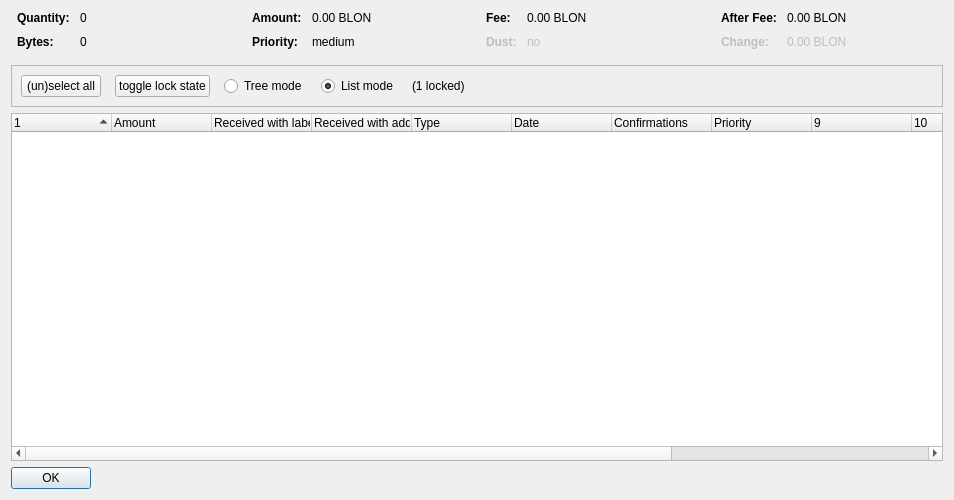
<?xml version="1.0" encoding="UTF-8"?>
<ui version="4.0">
 <class>CoinControlDialog</class>
 <widget class="QDialog" name="CoinControlDialog">
  <property name="geometry">
   <rect>
    <x>0</x>
    <y>0</y>
    <width>954</width>
    <height>500</height>
   </rect>
  </property>
  <property name="windowTitle">
   <string>Coin Selection</string>
  </property>
  <layout class="QVBoxLayout" name="verticalLayout">
   <item>
    <layout class="QHBoxLayout" name="horizontalLayoutTop" stretch="0,0,0,0">
     <property name="topMargin">
      <number>0</number>
     </property>
     <property name="bottomMargin">
      <number>10</number>
     </property>
     <item>
      <layout class="QFormLayout" name="formLayoutCoinControl1">
       <property name="horizontalSpacing">
        <number>10</number>
       </property>
       <property name="verticalSpacing">
        <number>10</number>
       </property>
       <property name="leftMargin">
        <number>6</number>
       </property>
       <property name="rightMargin">
        <number>6</number>
       </property>
       <item row="0" column="0">
        <widget class="QLabel" name="labelCoinControlQuantityText">
         <property name="font">
          <font>
           <weight>75</weight>
           <bold>true</bold>
          </font>
         </property>
         <property name="text">
          <string>Quantity:</string>
         </property>
        </widget>
       </item>
       <item row="0" column="1">
        <widget class="QLabel" name="labelCoinControlQuantity">
         <property name="cursor">
          <cursorShape>IBeamCursor</cursorShape>
         </property>
         <property name="contextMenuPolicy">
          <enum>Qt::ActionsContextMenu</enum>
         </property>
         <property name="text">
          <string notr="true">0</string>
         </property>
         <property name="textInteractionFlags">
          <set>Qt::LinksAccessibleByMouse|Qt::TextSelectableByKeyboard|Qt::TextSelectableByMouse</set>
         </property>
        </widget>
       </item>
       <item row="1" column="0">
        <widget class="QLabel" name="labelCoinControlBytesText">
         <property name="font">
          <font>
           <weight>75</weight>
           <bold>true</bold>
          </font>
         </property>
         <property name="text">
          <string>Bytes:</string>
         </property>
        </widget>
       </item>
       <item row="1" column="1">
        <widget class="QLabel" name="labelCoinControlBytes">
         <property name="cursor">
          <cursorShape>IBeamCursor</cursorShape>
         </property>
         <property name="contextMenuPolicy">
          <enum>Qt::ActionsContextMenu</enum>
         </property>
         <property name="text">
          <string notr="true">0</string>
         </property>
         <property name="textInteractionFlags">
          <set>Qt::LinksAccessibleByMouse|Qt::TextSelectableByKeyboard|Qt::TextSelectableByMouse</set>
         </property>
        </widget>
       </item>
      </layout>
     </item>
     <item>
      <layout class="QFormLayout" name="formLayoutCoinControl2">
       <property name="horizontalSpacing">
        <number>10</number>
       </property>
       <property name="verticalSpacing">
        <number>10</number>
       </property>
       <property name="leftMargin">
        <number>6</number>
       </property>
       <property name="rightMargin">
        <number>6</number>
       </property>
       <item row="0" column="0">
        <widget class="QLabel" name="labelCoinControlAmountText">
         <property name="font">
          <font>
           <weight>75</weight>
           <bold>true</bold>
          </font>
         </property>
         <property name="text">
          <string>Amount:</string>
         </property>
        </widget>
       </item>
       <item row="0" column="1">
        <widget class="QLabel" name="labelCoinControlAmount">
         <property name="cursor">
          <cursorShape>IBeamCursor</cursorShape>
         </property>
         <property name="contextMenuPolicy">
          <enum>Qt::ActionsContextMenu</enum>
         </property>
         <property name="text">
          <string notr="true">0.00 BLON</string>
         </property>
         <property name="textInteractionFlags">
          <set>Qt::LinksAccessibleByMouse|Qt::TextSelectableByKeyboard|Qt::TextSelectableByMouse</set>
         </property>
        </widget>
       </item>
       <item row="1" column="0">
        <widget class="QLabel" name="labelCoinControlPriorityText">
         <property name="font">
          <font>
           <weight>75</weight>
           <bold>true</bold>
          </font>
         </property>
         <property name="text">
          <string>Priority:</string>
         </property>
        </widget>
       </item>
       <item row="1" column="1">
        <widget class="QLabel" name="labelCoinControlPriority">
         <property name="cursor">
          <cursorShape>IBeamCursor</cursorShape>
         </property>
         <property name="contextMenuPolicy">
          <enum>Qt::ActionsContextMenu</enum>
         </property>
         <property name="text">
          <string>medium</string>
         </property>
         <property name="textInteractionFlags">
          <set>Qt::LinksAccessibleByMouse|Qt::TextSelectableByKeyboard|Qt::TextSelectableByMouse</set>
         </property>
        </widget>
       </item>
      </layout>
     </item>
     <item>
      <layout class="QFormLayout" name="formLayoutCoinControl3">
       <property name="horizontalSpacing">
        <number>10</number>
       </property>
       <property name="verticalSpacing">
        <number>10</number>
       </property>
       <property name="leftMargin">
        <number>6</number>
       </property>
       <property name="rightMargin">
        <number>6</number>
       </property>
       <item row="0" column="0">
        <widget class="QLabel" name="labelCoinControlFeeText">
         <property name="font">
          <font>
           <weight>75</weight>
           <bold>true</bold>
          </font>
         </property>
         <property name="text">
          <string>Fee:</string>
         </property>
        </widget>
       </item>
       <item row="0" column="1">
        <widget class="QLabel" name="labelCoinControlFee">
         <property name="cursor">
          <cursorShape>IBeamCursor</cursorShape>
         </property>
         <property name="contextMenuPolicy">
          <enum>Qt::ActionsContextMenu</enum>
         </property>
         <property name="text">
          <string notr="true">0.00 BLON</string>
         </property>
         <property name="textInteractionFlags">
          <set>Qt::LinksAccessibleByMouse|Qt::TextSelectableByKeyboard|Qt::TextSelectableByMouse</set>
         </property>
        </widget>
       </item>
       <item row="1" column="0">
        <widget class="QLabel" name="labelCoinControlLowOutputText">
         <property name="enabled">
          <bool>false</bool>
         </property>
         <property name="font">
          <font>
           <weight>75</weight>
           <bold>true</bold>
          </font>
         </property>
         <property name="text">
          <string>Dust:</string>
         </property>
        </widget>
       </item>
       <item row="1" column="1">
        <widget class="QLabel" name="labelCoinControlLowOutput">
         <property name="enabled">
          <bool>false</bool>
         </property>
         <property name="cursor">
          <cursorShape>IBeamCursor</cursorShape>
         </property>
         <property name="contextMenuPolicy">
          <enum>Qt::ActionsContextMenu</enum>
         </property>
         <property name="text">
          <string>no</string>
         </property>
         <property name="textInteractionFlags">
          <set>Qt::LinksAccessibleByMouse|Qt::TextSelectableByKeyboard|Qt::TextSelectableByMouse</set>
         </property>
        </widget>
       </item>
      </layout>
     </item>
     <item>
      <layout class="QFormLayout" name="formLayoutCoinControl4">
       <property name="horizontalSpacing">
        <number>10</number>
       </property>
       <property name="verticalSpacing">
        <number>10</number>
       </property>
       <property name="leftMargin">
        <number>6</number>
       </property>
       <property name="rightMargin">
        <number>6</number>
       </property>
       <item row="0" column="0">
        <widget class="QLabel" name="labelCoinControlAfterFeeText">
         <property name="font">
          <font>
           <weight>75</weight>
           <bold>true</bold>
          </font>
         </property>
         <property name="text">
          <string>After Fee:</string>
         </property>
        </widget>
       </item>
       <item row="0" column="1">
        <widget class="QLabel" name="labelCoinControlAfterFee">
         <property name="cursor">
          <cursorShape>IBeamCursor</cursorShape>
         </property>
         <property name="contextMenuPolicy">
          <enum>Qt::ActionsContextMenu</enum>
         </property>
         <property name="text">
          <string notr="true">0.00 BLON</string>
         </property>
         <property name="textInteractionFlags">
          <set>Qt::LinksAccessibleByMouse|Qt::TextSelectableByKeyboard|Qt::TextSelectableByMouse</set>
         </property>
        </widget>
       </item>
       <item row="1" column="0">
        <widget class="QLabel" name="labelCoinControlChangeText">
         <property name="enabled">
          <bool>false</bool>
         </property>
         <property name="font">
          <font>
           <weight>75</weight>
           <bold>true</bold>
          </font>
         </property>
         <property name="text">
          <string>Change:</string>
         </property>
        </widget>
       </item>
       <item row="1" column="1">
        <widget class="QLabel" name="labelCoinControlChange">
         <property name="enabled">
          <bool>false</bool>
         </property>
         <property name="cursor">
          <cursorShape>IBeamCursor</cursorShape>
         </property>
         <property name="contextMenuPolicy">
          <enum>Qt::ActionsContextMenu</enum>
         </property>
         <property name="text">
          <string notr="true">0.00 BLON</string>
         </property>
         <property name="textInteractionFlags">
          <set>Qt::LinksAccessibleByMouse|Qt::TextSelectableByKeyboard|Qt::TextSelectableByMouse</set>
         </property>
        </widget>
       </item>
      </layout>
     </item>
    </layout>
   </item>
   <item>
    <widget class="QFrame" name="frame">
     <property name="minimumSize">
      <size>
       <width>0</width>
       <height>40</height>
      </size>
     </property>
     <property name="frameShape">
      <enum>QFrame::StyledPanel</enum>
     </property>
     <property name="frameShadow">
      <enum>QFrame::Sunken</enum>
     </property>
     <layout class="QHBoxLayout" name="horizontalLayout">
      <item>
       <layout class="QHBoxLayout" name="horizontalLayoutPanel" stretch="0,0,0,0,0,0">
        <property name="spacing">
         <number>14</number>
        </property>
        <item>
         <widget class="QPushButton" name="pushButtonSelectAll">
          <property name="sizePolicy">
           <sizepolicy hsizetype="Maximum" vsizetype="Fixed">
            <horstretch>0</horstretch>
            <verstretch>0</verstretch>
           </sizepolicy>
          </property>
          <property name="text">
           <string>(un)select all</string>
          </property>
          <property name="autoDefault">
           <bool>false</bool>
          </property>
         </widget>
        </item>
        <item>
         <widget class="QPushButton" name="pushButtonToggleLock">
          <property name="sizePolicy">
           <sizepolicy hsizetype="Maximum" vsizetype="Fixed">
            <horstretch>0</horstretch>
            <verstretch>0</verstretch>
           </sizepolicy>
          </property>
          <property name="text">
           <string>toggle lock state</string>
          </property>
          <property name="autoDefault">
           <bool>false</bool>
          </property>
         </widget>
        </item>
        <item>
         <widget class="QRadioButton" name="radioTreeMode">
          <property name="sizePolicy">
           <sizepolicy hsizetype="Maximum" vsizetype="Fixed">
            <horstretch>0</horstretch>
            <verstretch>0</verstretch>
           </sizepolicy>
          </property>
          <property name="text">
           <string>Tree mode</string>
          </property>
         </widget>
        </item>
        <item>
         <widget class="QRadioButton" name="radioListMode">
          <property name="sizePolicy">
           <sizepolicy hsizetype="Maximum" vsizetype="Fixed">
            <horstretch>0</horstretch>
            <verstretch>0</verstretch>
           </sizepolicy>
          </property>
          <property name="text">
           <string>List mode</string>
          </property>
          <property name="checked">
           <bool>true</bool>
          </property>
         </widget>
        </item>
        <item>
         <widget class="QLabel" name="labelLocked">
          <property name="text">
           <string>(1 locked)</string>
          </property>
         </widget>
        </item>
        <item>
         <spacer name="horizontalSpacer">
          <property name="orientation">
           <enum>Qt::Horizontal</enum>
          </property>
          <property name="sizeHint" stdset="0">
           <size>
            <width>40</width>
            <height>20</height>
           </size>
          </property>
         </spacer>
        </item>
       </layout>
      </item>
     </layout>
    </widget>
   </item>
   <item>
    <widget class="CoinControlTreeWidget" name="treeWidget">
     <property name="contextMenuPolicy">
      <enum>Qt::CustomContextMenu</enum>
     </property>
     <property name="sortingEnabled">
      <bool>false</bool>
     </property>
     <property name="columnCount">
      <number>13</number>
     </property>
     <attribute name="headerShowSortIndicator" stdset="0">
      <bool>true</bool>
     </attribute>
     <attribute name="headerStretchLastSection">
      <bool>false</bool>
     </attribute>
     <column>
      <property name="text">
       <string/>
      </property>
     </column>
     <column>
      <property name="text">
       <string>Amount</string>
      </property>
     </column>
     <column>
      <property name="text">
       <string>Received with label</string>
      </property>
     </column>
     <column>
      <property name="text">
       <string>Received with address</string>
      </property>
     </column>
     <column>
      <property name="text">
	<string>Type</string>
      </property>
     </column>
     <column>
      <property name="text">	 
       <string>Date</string>
      </property>
     </column>
     <column>
      <property name="text">
       <string>Confirmations</string>
      </property>
      <property name="toolTip">
       <string>Confirmed</string>
      </property>
     </column>
     <column>
      <property name="text">
       <string>Priority</string>
      </property>
     </column>
     <column>
      <property name="text">
       <string/>
      </property>
     </column>
     <column>
      <property name="text">
       <string/>
      </property>
     </column>
     <column>
      <property name="text">
       <string/>
      </property>
     </column>
     <column>
      <property name="text">
       <string/>
      </property>
     </column>
     <column>
      <property name="text">
       <string/>
      </property>
     </column>
    </widget>
   </item>
   <item>
    <widget class="QDialogButtonBox" name="buttonBox">
     <property name="sizePolicy">
      <sizepolicy hsizetype="Maximum" vsizetype="Fixed">
       <horstretch>0</horstretch>
       <verstretch>0</verstretch>
      </sizepolicy>
     </property>
     <property name="orientation">
      <enum>Qt::Horizontal</enum>
     </property>
     <property name="standardButtons">
      <set>QDialogButtonBox::Ok</set>
     </property>
    </widget>
   </item>
  </layout>
 </widget>
 <customwidgets>
  <customwidget>
   <class>CoinControlTreeWidget</class>
   <extends>QTreeWidget</extends>
   <header>coincontroltreewidget.h</header>
  </customwidget>
 </customwidgets>
 <resources/>
 <connections/>
</ui>
